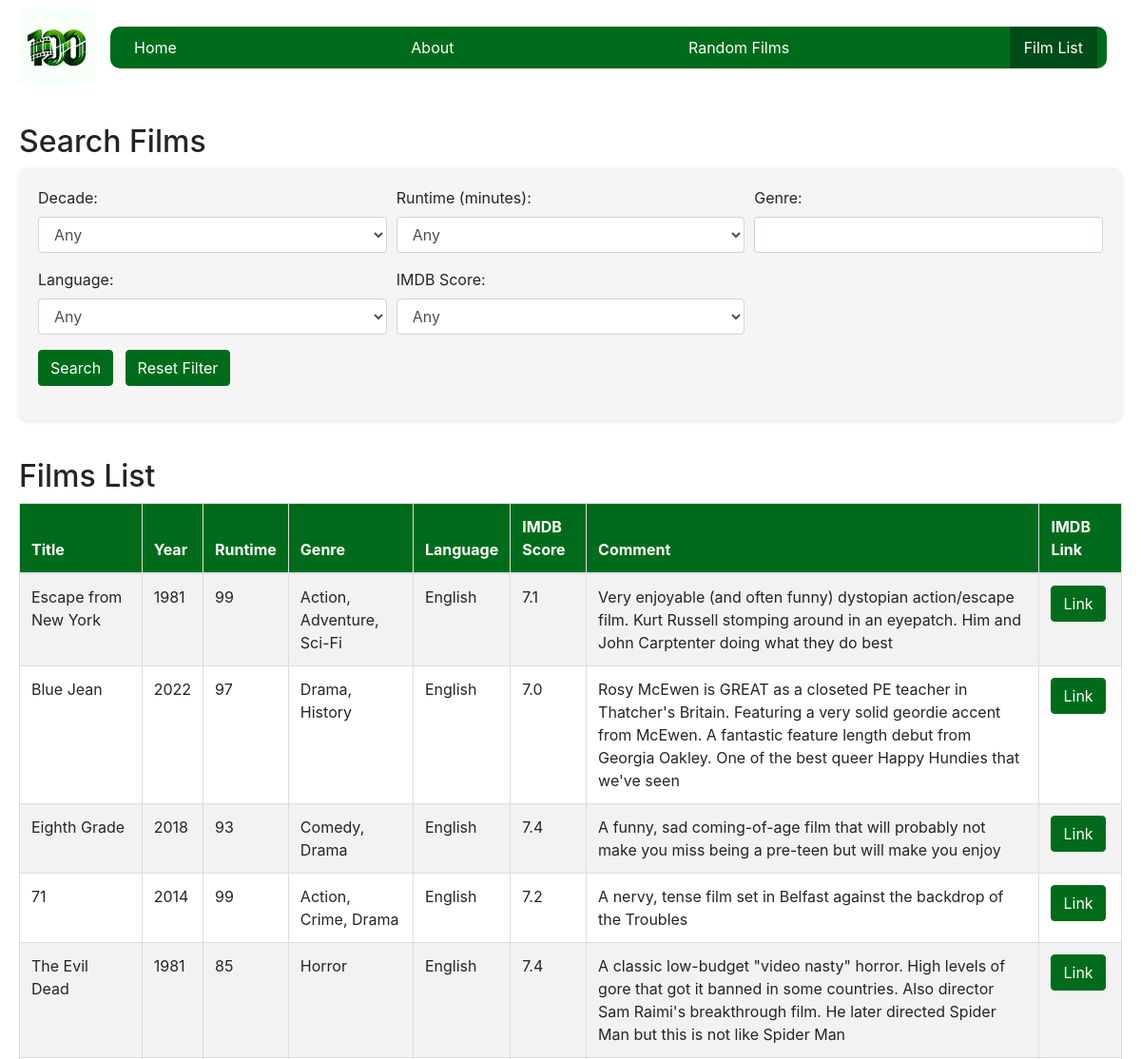
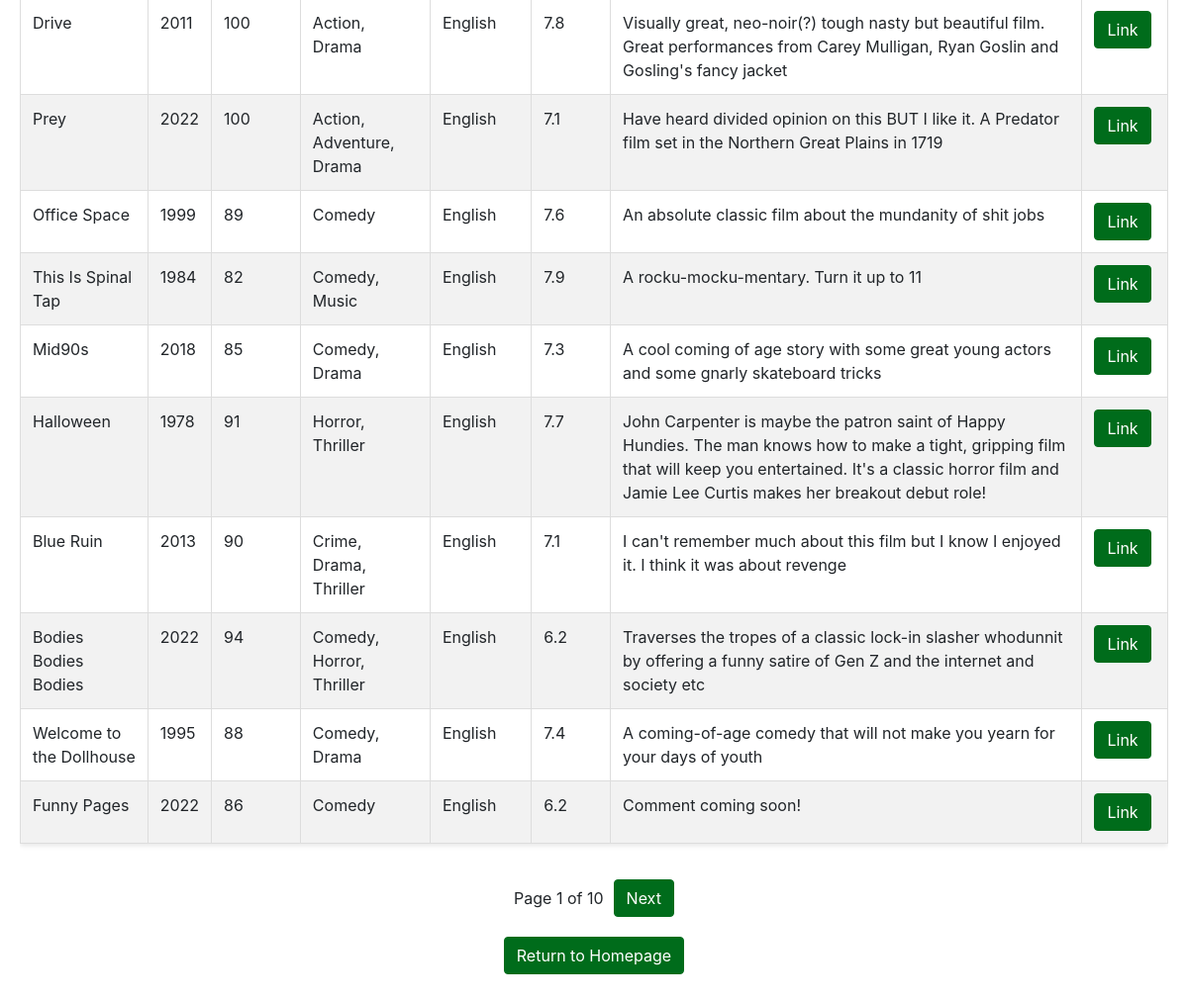
The page /film_list on the database its author committed (2 pictures, top to bottom).
### tables this page shows
CREATE TABLE hhdata (
        ID INTEGER PRIMARY KEY AUTOINCREMENT,
        Name TEXT,
        Year INTEGER,
        Runtime INTEGER,
        Genre TEXT,
        Language TEXT,
        IMDBScore REAL,
        Comment TEXT,
        Link TEXT,
        TMDBkey TEXT
    );

### applauncher.py (the view)
@app.route('/film_list')
def film_list():
    with sqlite3.connect(DATABASE) as conn:
        cur = conn.cursor()
        cur.execute("SELECT DISTINCT Language FROM hhdata ORDER BY Language")
        languages = [row[0] for row in cur.fetchall() if row[0]]
    page = request.args.get('page', 1, type=int)
    films_per_page = 15  # Set films per page
    decade = request.args.get('decade', 'any')
    genre = request.args.get('genre', 'any')
    runtime = request.args.get('runtime', 'any')
    language = request.args.get('language', 'any')
    imdb_score = request.args.get('imdb_score', 'any')
    offset = (page - 1) * films_per_page
    films, total_films = fetch_films_with_pagination(decade, genre, runtime, language, imdb_score, offset, films_per_page)
    total_pages = ceil(total_films / films_per_page)
    return render_template(
        'film_list.html',
        films=films,
        page=page,
        total_pages=total_pages,
        decade=decade,
        genre=genre,
        runtime=runtime,
        language=language,
        imdb_score=imdb_score,
        languages=languages
    )

### templates/film_list.html (shortened to what this page needs)
<!DOCTYPE html>
<html lang="en">
<head>
    <link rel="stylesheet" href="https://maxcdn.bootstrapcdn.com/bootstrap/4.5.2/css/bootstrap.min.css">
    <link rel="stylesheet" href="{{ url_for('static', filename='style.css') }}">
</head>
<body>
    <header class="header-navbar">
        <a href="/" class="logo-link">
            <img src="{{ url_for('static', filename='HappyHundies.png') }}" alt="Happy Hundies Logo" style="height: 80px;">
        </a>
        <nav class="navbar">
            <div class="navbar-links">
                <a href="/">Home</a>
                <a href="/about">About</a>
                <a href="/randomfilms">Random Films</a>
                <a class="active" href="/film_list">Film List</a>
            </div>
        </nav>
    </header>
<div class="filmlist-page-container">
    <h2>Search Films</h2>
    <div class="form-container">
        <form action="/film_list" method="get">
            <div class="form-row">
                <div class="form-group col-md-4">
                    <label for="decade">Decade:</label>
                    <select name="decade" class="form-control">
                        <option value="any" {% if not decade or decade == 'any' %}selected{% endif %}>Any</option>
                    </select>
                </div>
                <div class="form-group col-md-4">
                    <label for="runtime">Runtime (minutes):</label>
                    <select name="runtime" class="form-control">
                        <option value="any" {% if not runtime or runtime == 'any' %}selected{% endif %}>Any</option>
                    </select>
                </div>
                <div class="form-group col-md-4">
                    <label for="genre">Genre:</label>
                    <input type="text" name="genre" class="form-control" value="{{ genre if genre != 'any' else '' }}">
                </div>
            </div>
            <div class="form-row">
                <div class="form-group col-md-4">
                    <label for="language">Language:</label>
                    <select name="language" class="form-control">
                        <option value="any" {% if language == 'any' %}selected{% endif %}>Any</option>
                    </select>
                </div>
                <div class="form-group col-md-4">
                    <label for="imdb_score">IMDB Score:</label>
                    <select name="imdb_score" class="form-control">
                        <option value="any" {% if not imdb_score or imdb_score == 'any' %}selected{% endif %}>Any</option>
                    </select>
                </div>
            </div>
            <div class="form-row">
                <div class="form-group col-md-12">
                    <input type="submit" value="Search" class="btn btn-primary">
                    <a href="{{ url_for('film_list') }}" class="btn btn-secondary ml-2">Reset Filter</a>
                </div>
            </div>
        </form>
    </div>
    <h2>Films List</h2>
    <div class="table-responsive d-none d-md-block">
        <table class="table table-striped">
            <thead>
                <tr>
                    <th>Title</th>
                    <th>Year</th>
                    <th>Runtime</th>
                    <th>Genre</th>
                    <th>Language</th>
                    <th>IMDB Score</th>
                    <th>Comment</th>
                    <th>IMDB Link</th>
                </tr>
            </thead>
            <tbody>
                {% for film in films %}
                    <tr>
                        <td>{{ film[1] }}</td>
                        <td>{{ film[2] }}</td>
                        <td>{{ film[3] }}</td>
                        <td>{{ film[4] }}</td>
                        <td>{{ film[5] }}</td>
                        <td>{{ film[6] }}</td>
                        <td>{{ film[7] }}</td>
                        <td>
                            {% if film[8] %}
                                <a href="{{ film[8] }}" target="_blank" class="btn btn-primary">Link</a>
                            {% endif %}
                        </td>
                    </tr>
                {% else %}
                    <tr>
                        <td colspan="8">No films found.</td>
                    </tr>
                {% endfor %}
            </tbody>
        </table>
    </div>
    <div class="pagination">
        <span>Page {{ page }} of {{ total_pages }}</span>
        {% if page < total_pages %}
            <a href="{{ url_for('film_list', page=page+1, decade=decade, genre=genre, runtime=runtime, language=language, imdb_score=imdb_score) }}" class="btn btn-secondary">Next</a>
        {% endif %}
    </div>
    <div class="return-homepage">
        <a href="{{ url_for('index') }}">
            <button type="button" class="btn btn-primary">Return to Homepage</button>
        </a>
    </div>
</body>
</html>

### static/style.css (style rules this page uses)
.header-navbar { display: flex; align-items: center; justify-content: space-between; padding: 10px 20px; background-color: #fff; box-sizing: border-box; }
.logo-link img, .index-logo img { height: 80px; }
.logo-link, .index-logo { flex-shrink: 0; }
.navbar { display: flex; align-items: center; flex-grow: 1; }
.navbar-links { display: flex; justify-content: space-between; align-items: center; flex-grow: 1; background-color: #006c1b; border-radius: 10px; padding: 0 10px; box-sizing: border-box; }
.navbar-links a { color: white; text-decoration: none; padding: 10px 15px; font-size: 16px; transition: background-color 0.3s; }
.navbar-links a.active, .navbar-links a:hover { background-color: #004c18; }
.pagination { display: flex; justify-content: center; align-items: center; margin: 20px 0; gap: 10px; }
.return-homepage { display: flex; justify-content: center; margin-top: 20px; }
.form-container, .plucky-container { max-width: 100%; }
.filmlist-page-container, .intro-container { margin: 10px auto; padding: 20px; background-color: #f5f5f5; border-radius: 10px; box-sizing: border-box; max-width: 100%; }
.filmlist-page-container { background-color: #ffffff; }
.btn-primary, .btn-secondary { background-color: #006c1b; border-color: #006c1b; color: white; }
.table { border-collapse: collapse; width: 100%; box-shadow: 0 2px 5px rgba(0,0,0,0.1); }
th, td { border: 1px solid #ddd; text-align: left; padding: 10px; }
th { background-color: #006c1b; color: white; }
.form-container { background-color: #f5f5f5; padding: 20px; border-radius: 10px; box-shadow: 0 2px 4px rgba(0,0,0,0.1); margin-bottom: 40px; box-sizing: border-box; }
@media (min-width: 769px) { .d-none { display: block !important; } }

### rows shown on the page
hhdata: Name "Escape from New York", Year "1981", Runtime "99", Genre "Action, Adventure, Sci-Fi", Language "English", IMDBScore "7.1", Comment "Very enjoyable (and often funny) dystopian action/escape film. Kurt Russell stomping around in an eyepatch. Him and John Carptenter doing what they do best"
hhdata: Name "Blue Jean", Year "2022", Runtime "97", Genre "Drama, History", Language "English", IMDBScore "7.0", Comment "Rosy McEwen is GREAT as a closeted PE teacher in Thatcher's Britain. Featuring a very solid geordie accent from McEwen. A fantastic feature length debut from Georgia Oakley. One of the best queer Happy Hundies that we've seen"
hhdata: Name "Eighth Grade", Year "2018", Runtime "93", Genre "Comedy, Drama", Language "English", IMDBScore "7.4", Comment "A funny, sad coming-of-age film that will probably not make you miss being a pre-teen but will make you enjoy"
hhdata: Name "71", Year "2014", Runtime "99", Genre "Action, Crime, Drama", Language "English", IMDBScore "7.2", Comment "A nervy, tense film set in Belfast against the backdrop of the Troubles"
hhdata: Name "The Evil Dead", Year "1981", Runtime "85", Genre "Horror", Language "English", IMDBScore "7.4", Comment "A classic low-budget \"video nasty\" horror. High levels of gore that got it banned in some countries. Also director Sam Raimi's breakthrough film. He later directed Spider Man but this is not like Spider Man"
hhdata: Name "Drive", Year "2011", Runtime "100", Genre "Action, Drama", Language "English", IMDBScore "7.8", Comment "Visually great, neo-noir(?) tough nasty but beautiful film. Great performances from Carey Mulligan, Ryan Goslin and Gosling's fancy jacket"
hhdata: Name "Prey", Year "2022", Runtime "100", Genre "Action, Adventure, Drama", Language "English", IMDBScore "7.1", Comment "Have heard divided opinion on this BUT I like it. A Predator film set in the Northern Great Plains in 1719"
hhdata: Name "Office Space", Year "1999", Runtime "89", Genre "Comedy", Language "English", IMDBScore "7.6", Comment "An absolute classic film about the mundanity of shit jobs"
hhdata: Name "This Is Spinal Tap", Year "1984", Runtime "82", Genre "Comedy, Music", Language "English", IMDBScore "7.9", Comment "A rocku-mocku-mentary. Turn it up to 11"
hhdata: Name "Mid90s", Year "2018", Runtime "85", Genre "Comedy, Drama", Language "English", IMDBScore "7.3", Comment "A cool coming of age story with some great young actors and some gnarly skateboard tricks"
hhdata: Name "Halloween", Year "1978", Runtime "91", Genre "Horror, Thriller", Language "English", IMDBScore "7.7", Comment "John Carpenter is maybe the patron saint of Happy Hundies. The man knows how to make a tight, gripping film that will keep you entertained. It's a classic horror film and Jamie Lee Curtis makes her breakout debut role!"
hhdata: Name "Blue Ruin", Year "2013", Runtime "90", Genre "Crime, Drama, Thriller", Language "English", IMDBScore "7.1", Comment "I can't remember much about this film but I know I enjoyed it. I think it was about revenge"
hhdata: Name "Bodies Bodies Bodies", Year "2022", Runtime "94", Genre "Comedy, Horror, Thriller", Language "English", IMDBScore "6.2", Comment "Traverses the tropes of a classic lock-in slasher whodunnit by offering a funny satire of Gen Z and the internet and society etc"
hhdata: Name "Welcome to the Dollhouse", Year "1995", Runtime "88", Genre "Comedy, Drama", Language "English", IMDBScore "7.4", Comment "A coming-of-age comedy that will not make you yearn for your days of youth"
hhdata: Name "Funny Pages", Year "2022", Runtime "86", Genre "Comedy", Language "English", IMDBScore "6.2", Comment "Comment coming soon!"

### other values the page prints
{{ page }} "1"
{{ total_pages }} "10"
